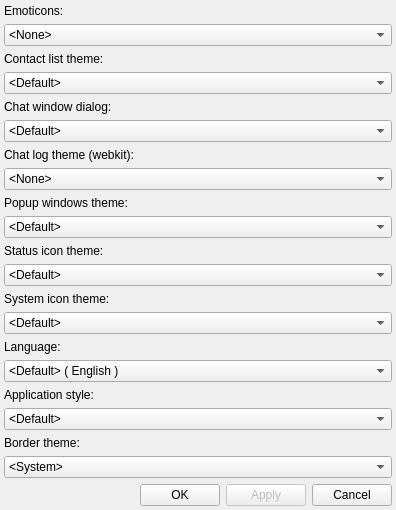
<?xml version="1.0" encoding="UTF-8"?>
<ui version="4.0">
 <class>GuiSetttingsWindowClass</class>
 <widget class="QWidget" name="GuiSetttingsWindowClass">
  <property name="geometry">
   <rect>
    <x>0</x>
    <y>0</y>
    <width>396</width>
    <height>510</height>
   </rect>
  </property>
  <property name="windowTitle">
   <string>User interface settings</string>
  </property>
  <property name="windowIcon">
   <iconset>
    <normaloff>:/icons/crystal_project/gui.png</normaloff>:/icons/crystal_project/gui.png</iconset>
  </property>
  <layout class="QGridLayout" name="gridLayout">
   <property name="margin">
    <number>4</number>
   </property>
   <item row="0" column="0">
    <layout class="QVBoxLayout" name="verticalLayout">
     <property name="spacing">
      <number>-1</number>
     </property>
     <item>
      <widget class="QLabel" name="label">
       <property name="text">
        <string>Emoticons:</string>
       </property>
      </widget>
     </item>
     <item>
      <widget class="QComboBox" name="emoticonsComboBox">
       <item>
        <property name="text">
         <string>&lt;None&gt;</string>
        </property>
       </item>
      </widget>
     </item>
     <item>
      <widget class="QLabel" name="label_7">
       <property name="text">
        <string>Contact list theme:</string>
       </property>
      </widget>
     </item>
     <item>
      <widget class="QComboBox" name="listThemeComboBox">
       <item>
        <property name="text">
         <string>&lt;Default&gt;</string>
        </property>
       </item>
      </widget>
     </item>
     <item>
      <widget class="QLabel" name="label_2">
       <property name="text">
        <string>Chat window dialog:</string>
       </property>
      </widget>
     </item>
     <item>
      <widget class="QComboBox" name="chatComboBox">
       <item>
        <property name="text">
         <string>&lt;Default&gt;</string>
        </property>
       </item>
      </widget>
     </item>
     <item>
      <widget class="QLabel" name="label_3">
       <property name="text">
        <string>Chat log theme (webkit):</string>
       </property>
      </widget>
     </item>
     <item>
      <widget class="QComboBox" name="webkitComboBox">
       <item>
        <property name="text">
         <string>&lt;None&gt;</string>
        </property>
       </item>
      </widget>
     </item>
     <item>
      <widget class="QLabel" name="label_4">
       <property name="text">
        <string>Popup windows theme:</string>
       </property>
      </widget>
     </item>
     <item>
      <widget class="QComboBox" name="popupComboBox">
       <item>
        <property name="text">
         <string>&lt;Default&gt;</string>
        </property>
       </item>
      </widget>
     </item>
     <item>
      <widget class="QLabel" name="label_5">
       <property name="text">
        <string>Status icon theme:</string>
       </property>
      </widget>
     </item>
     <item>
      <widget class="QComboBox" name="statusIconComboBox">
       <item>
        <property name="text">
         <string>&lt;Default&gt;</string>
        </property>
       </item>
      </widget>
     </item>
     <item>
      <widget class="QLabel" name="label_6">
       <property name="text">
        <string>System icon theme:</string>
       </property>
      </widget>
     </item>
     <item>
      <widget class="QComboBox" name="systemIconComboBox">
       <item>
        <property name="text">
         <string>&lt;Default&gt;</string>
        </property>
       </item>
      </widget>
     </item>
     <item>
      <widget class="QLabel" name="label_8">
       <property name="text">
        <string>Language:</string>
       </property>
      </widget>
     </item>
     <item>
      <widget class="QComboBox" name="languageBox">
       <item>
        <property name="text">
         <string>&lt;Default&gt; ( English )</string>
        </property>
       </item>
      </widget>
     </item>
     <item>
      <widget class="QLabel" name="label_9">
       <property name="text">
        <string>Application style:</string>
       </property>
      </widget>
     </item>
     <item>
      <widget class="QComboBox" name="styleBox">
       <item>
        <property name="text">
         <string>&lt;Default&gt;</string>
        </property>
       </item>
      </widget>
     </item>
     <item>
      <widget class="QLabel" name="label_10">
       <property name="text">
        <string>Border theme:</string>
       </property>
      </widget>
     </item>
     <item>
      <widget class="QComboBox" name="borderComboBox">
       <item>
        <property name="text">
         <string>&lt;System&gt;</string>
        </property>
       </item>
      </widget>
     </item>
     <item>
      <spacer name="verticalSpacer">
       <property name="orientation">
        <enum>Qt::Vertical</enum>
       </property>
       <property name="sizeHint" stdset="0">
        <size>
         <width>20</width>
         <height>40</height>
        </size>
       </property>
      </spacer>
     </item>
     <item>
      <layout class="QHBoxLayout" name="horizontalLayout">
       <item>
        <spacer name="horizontalSpacer">
         <property name="orientation">
          <enum>Qt::Horizontal</enum>
         </property>
         <property name="sizeHint" stdset="0">
          <size>
           <width>40</width>
           <height>20</height>
          </size>
         </property>
        </spacer>
       </item>
       <item>
        <widget class="QPushButton" name="okButton">
         <property name="text">
          <string>OK</string>
         </property>
         <property name="icon">
          <iconset>
           <normaloff>:/icons/crystal_project/apply.png</normaloff>:/icons/crystal_project/apply.png</iconset>
         </property>
        </widget>
       </item>
       <item>
        <widget class="QPushButton" name="applyButton">
         <property name="enabled">
          <bool>false</bool>
         </property>
         <property name="text">
          <string>Apply</string>
         </property>
         <property name="icon">
          <iconset>
           <normaloff>:/icons/crystal_project/apply.png</normaloff>:/icons/crystal_project/apply.png</iconset>
         </property>
        </widget>
       </item>
       <item>
        <widget class="QPushButton" name="cancelButton">
         <property name="text">
          <string>Cancel</string>
         </property>
         <property name="icon">
          <iconset>
           <normaloff>:/icons/crystal_project/cancel.png</normaloff>:/icons/crystal_project/cancel.png</iconset>
         </property>
        </widget>
       </item>
      </layout>
     </item>
    </layout>
   </item>
  </layout>
 </widget>
 <layoutdefault spacing="6" margin="11"/>
 <resources/>
 <connections>
  <connection>
   <sender>cancelButton</sender>
   <signal>clicked()</signal>
   <receiver>GuiSetttingsWindowClass</receiver>
   <slot>close()</slot>
   <hints>
    <hint type="sourcelabel">
     <x>355</x>
     <y>313</y>
    </hint>
    <hint type="destinationlabel">
     <x>385</x>
     <y>265</y>
    </hint>
   </hints>
  </connection>
 </connections>
</ui>
